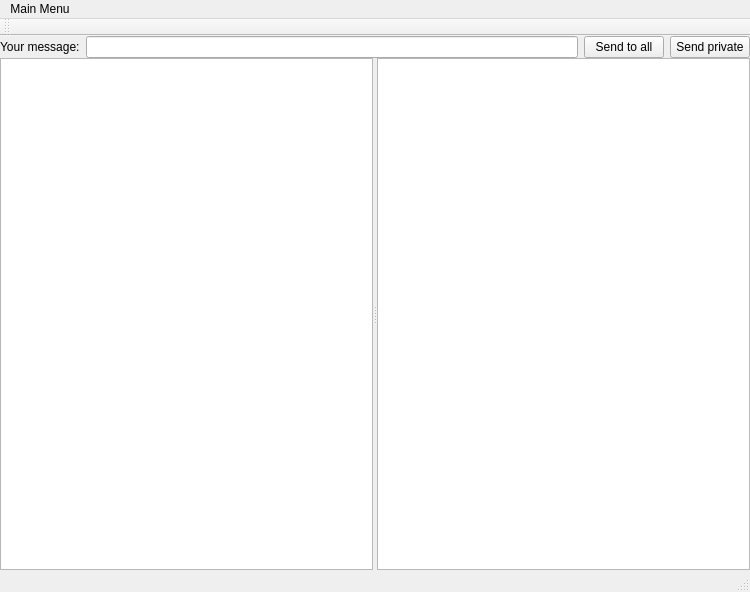
<?xml version="1.0" encoding="UTF-8"?>
<ui version="4.0">
 <class>MainWindow</class>
 <widget class="QMainWindow" name="MainWindow">
  <property name="geometry">
   <rect>
    <x>0</x>
    <y>0</y>
    <width>750</width>
    <height>592</height>
   </rect>
  </property>
  <property name="windowTitle">
   <string>MainWindow</string>
  </property>
  <widget class="QWidget" name="centralWidget">
   <layout class="QVBoxLayout" name="verticalLayout" stretch="0,1">
    <property name="spacing">
     <number>0</number>
    </property>
    <property name="leftMargin">
     <number>0</number>
    </property>
    <property name="topMargin">
     <number>0</number>
    </property>
    <property name="rightMargin">
     <number>0</number>
    </property>
    <property name="bottomMargin">
     <number>0</number>
    </property>
    <item>
     <layout class="QHBoxLayout" name="horizontalLayout">
      <item>
       <widget class="QLabel" name="label">
        <property name="text">
         <string>Your message:</string>
        </property>
       </widget>
      </item>
      <item>
       <widget class="QLineEdit" name="messageLineEdit"/>
      </item>
      <item>
       <widget class="QPushButton" name="sendMessageButton">
        <property name="text">
         <string>Send to all</string>
        </property>
       </widget>
      </item>
      <item>
       <widget class="QPushButton" name="privateMessageSendButton">
        <property name="text">
         <string>Send private</string>
        </property>
       </widget>
      </item>
     </layout>
    </item>
    <item>
     <widget class="QSplitter" name="splitter">
      <property name="orientation">
       <enum>Qt::Horizontal</enum>
      </property>
      <widget class="QTextBrowser" name="privateChatBrowser"/>
      <widget class="QTextBrowser" name="commonChatBrowser"/>
     </widget>
    </item>
   </layout>
  </widget>
  <widget class="QMenuBar" name="menuBar">
   <property name="geometry">
    <rect>
     <x>0</x>
     <y>0</y>
     <width>750</width>
     <height>22</height>
    </rect>
   </property>
   <widget class="QMenu" name="menuMenu">
    <property name="title">
     <string>Main Menu</string>
    </property>
    <addaction name="actionOpen_another_client"/>
    <addaction name="actionClose_this_client"/>
    <addaction name="actionExit"/>
   </widget>
   <addaction name="menuMenu"/>
  </widget>
  <widget class="QToolBar" name="mainToolBar">
   <attribute name="toolBarArea">
    <enum>TopToolBarArea</enum>
   </attribute>
   <attribute name="toolBarBreak">
    <bool>false</bool>
   </attribute>
  </widget>
  <widget class="QStatusBar" name="statusBar"/>
  <action name="actionOpen_another_client">
   <property name="text">
    <string>Open another client</string>
   </property>
  </action>
  <action name="actionClose_this_client">
   <property name="text">
    <string>Close this client</string>
   </property>
  </action>
  <action name="actionExit">
   <property name="text">
    <string>Exit</string>
   </property>
  </action>
 </widget>
 <layoutdefault spacing="6" margin="11"/>
 <resources/>
 <connections/>
</ui>
